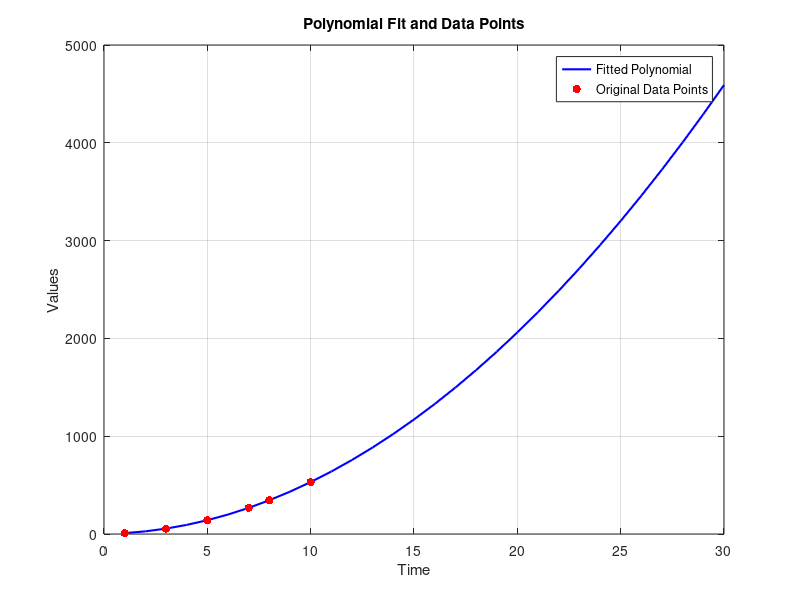

Write the MATLAB code that produced this figure.
% Given data
m = [9, 55, 141, 267, 345, 531];
t = [1, 3, 5, 7, 8, 10];

% Polynomial fitting of degree 2
coeff = polyfit(t, m, 2);

% Generate new time points
newtime = 1:30;

% Evaluate the polynomial at new time points
pred = polyval(coeff, newtime);

% Derivative of the polynomial
derv = polyder(coeff);

% Evaluate the derivative at specific points
derved = polyval(derv, [0, 10]);

% Plotting the polynomial
figure;
plot(newtime, pred, 'b-', 'LineWidth', 1.5); % Fitted polynomial
hold on;
scatter(t, m, 'r', 'filled'); % Original data points
xlabel('Time');
ylabel('Values');
title('Polynomial Fit and Data Points');
legend('Fitted Polynomial', 'Original Data Points', 'Location', 'best');
grid on;
hold off;

% Display derivative results
disp('Derivative evaluated at t = 0 and t = 10:');
disp(derved);
